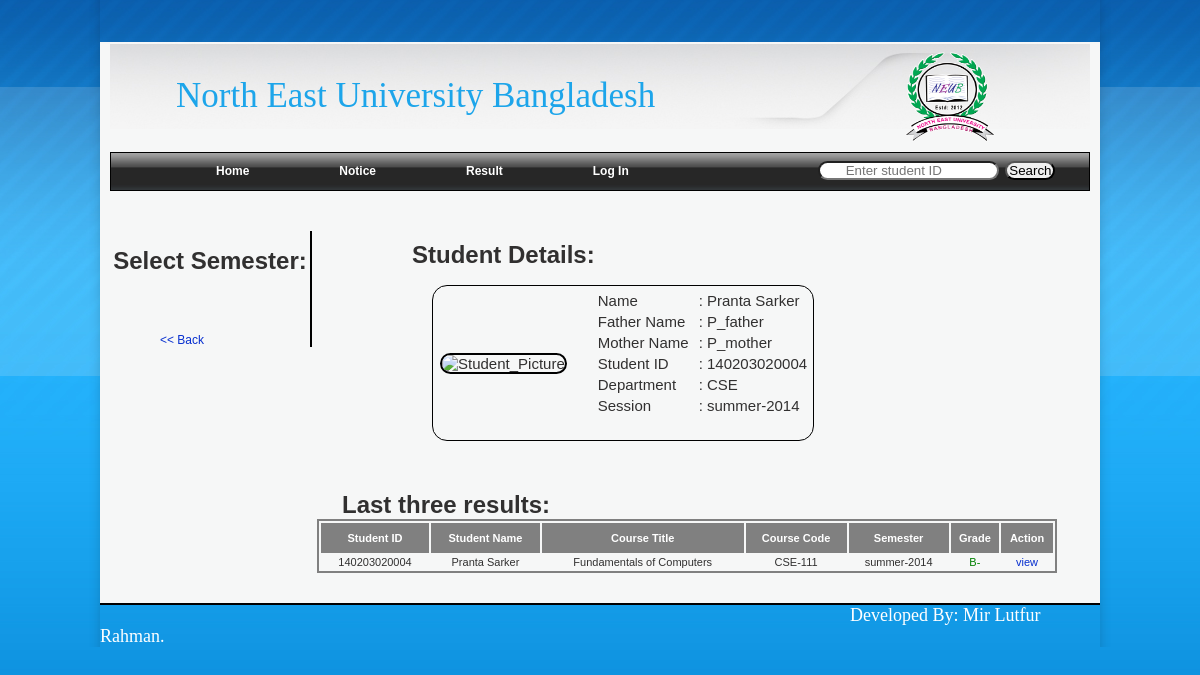
The page /sem_search.php?s_id=140203020004 on the database its author committed.
### tables this page shows
CREATE TABLE IF NOT EXISTS `students` (
  `id` int(11) NOT NULL AUTO_INCREMENT,
  `name` varchar(255) NOT NULL,
  `f_name` varchar(255) NOT NULL,
  `m_name` varchar(255) NOT NULL,
  `contact` varchar(255) NOT NULL,
  `email` varchar(255) NOT NULL,
  `address` varchar(255) NOT NULL,
  `s_id` varchar(255) NOT NULL,
  `admission_semester` enum('spring','summer','fall') NOT NULL,
  `admission_year` year(4) NOT NULL,
  `status` enum('active','inactive') NOT NULL,
  `picture` varchar(255) NOT NULL,
  `blood_group` enum('A (+ve)','A (-ve)','B (+ve)','B (-ve)','O (+ve)','O (-ve)','AB (+ve)','AB (-ve)','') NOT NULL,
  `dept_id` varchar(255) NOT NULL,
  PRIMARY KEY (`id`)
);

CREATE TABLE IF NOT EXISTS `dept` (
  `id` int(11) NOT NULL AUTO_INCREMENT,
  `title` varchar(255) NOT NULL,
  `status` enum('active','inactive') NOT NULL,
  PRIMARY KEY (`id`)
);

CREATE TABLE IF NOT EXISTS `result` (
  `id` int(11) NOT NULL AUTO_INCREMENT,
  `s_id` varchar(255) NOT NULL,
  `t_id` varchar(255) NOT NULL,
  `course_id` varchar(255) NOT NULL,
  `dept_id` varchar(255) NOT NULL,
  `marks` varchar(255) NOT NULL,
  `grade` enum('A+','A','A-','B+','B','B-','C+','C','D','F') NOT NULL,
  `cgpa` float NOT NULL,
  `semester` varchar(255) NOT NULL,
  `year` varchar(255) NOT NULL,
  `course_status` enum('retake-for-improve','retake-for-pass','newly-taken') NOT NULL,
  `status` enum('active','inactive') NOT NULL,
  PRIMARY KEY (`id`)
);

CREATE TABLE IF NOT EXISTS `course` (
  `id` int(11) NOT NULL AUTO_INCREMENT,
  `course_title` varchar(255) NOT NULL,
  `course_code` varchar(255) NOT NULL,
  `credit` float NOT NULL,
  `dept_id` varchar(255) NOT NULL,
  `status` enum('active','inactive') NOT NULL,
  PRIMARY KEY (`id`)
);

### sem_search.php (the view, shortened to what this page needs)
<?php include("include/header.php");include("include/connection.php"); ?>
<div class="content">
<div style="width:200px;float:left;margin-top:40px;border-right:2px solid black;">
<h1>Select Semester:</h1>
	<a href="search.php?s_id=<?php echo $_REQUEST['s_id']?>" style="float:left;margin-left:50px;"> << Back</a>
</div>
<div style="border:0px solid black;width:750px;float:left;">
		<h1 style="margin-top:50px;text-align:left;margin-left:100px;">Student Details: </h1>
	<table style="margin-left:120px;border:1px solid black;border-radius:15px;font-size:15px;">
		<tr height="150">
			<td valign="top"></td>
			<td><?php include("include/connection.php");
					  $s_sql="select * from students where s_id='$_REQUEST[s_id]' ";
					  $s_res=mysql_query($s_sql);
					  $s_arr=mysql_fetch_array($s_res);
				?>
				<img src="images/students/<?php echo $s_arr['picture']; ?>" alt="Student_Picture" height="145" width="120" style="border-radius:20px;border:2px solid black;"></td>
				<td style="width:20px;"></td>
				<td valign="top" style="text-align:left;">
					<table>
					<tr>
						<td> Name</td>
					</tr>
					<tr>
						<td> Father Name</td>
					</tr>
					<tr>
						<td> Mother Name</td>
					</tr>
					<tr>
						<td> Student ID</td>
					</tr>
					<tr>
						<td> Department</td>
					</tr>
					<tr>
						<td> Session</td>
					</tr>
					</table>
				</td>
				<td valign="top" style="text-align:left;">
					<table>
					<tr>
						<td>: <?php echo $s_arr['name']; ?></td>
					</tr>
					<tr>
						<td>: <?php echo $s_arr['f_name']; ?></td>
					</tr>
					<tr>
						<td>: <?php echo $s_arr['m_name']; ?></td>
					</tr>
					<tr>
						<td>: <?php echo $s_arr['s_id']; ?></td>
					</tr>
					<tr>
						<td>: <?php $d_sql="select * from dept where id='$s_arr[dept_id]' ";
					  $d_res=mysql_query($d_sql);
					  $d_arr=mysql_fetch_array($d_res);
					  echo $d_arr['title'];
					  ?>
					  </td>
					</tr>
					<tr>
						<td>: <?php echo $s_arr['admission_semester'];echo "-"; echo  $s_arr['admission_year'];?></td>
					</tr>
					</table>
				</td>
		</tr>
		</table>
		<h1 style="margin-top:50px;float:left;margin-left:30px;margin-bottom:0px;"> Last three results:</h1>
 <table width="740px" style="border: 2px solid gray;margin-bottom:20px;font-size:11px;" align="center" >
		<tr style="background:gray;color:white;height:30px;text-align:center;">
		<td><b>Student ID</b></td>
		<td><b>Student Name</b></td>
		<td><b>Course Title</b></td>
		<td><b>Course Code</b></td>
		<td><b>Semester</b></td>
		<td><b>Grade</b></td>
		<td><b>Action</b></td>
		</tr>
		<?php
		$r_sql="select * from result where s_id='$_REQUEST[s_id]' AND status='active' order by id desc ";
		$r_res=mysql_query($r_sql);
		$c=0;
		while($row = mysql_fetch_array($r_res))
		{	if($c==3) break;
		$c++;?>
			<tr style="text-align:center;">
				<td><?php echo $row['s_id']; ?></td>
				<td><?php $s="select * from students where s_id='$row[s_id]' ";
				$r=mysql_query($s);
				$a=mysql_fetch_array($r);
				echo $a['name'];
				?></td>
				<td><?php $s="select * from course where course_code='$row[course_id]' ";
				$r=mysql_query($s);
				$a=mysql_fetch_array($r);
				echo $a['course_title'];
				?></td>
				<td><?php echo $row['course_id']; ?></td>
				<td><?php echo $row['semester'];echo"-";echo $row['year']; ?></td>
				<td><?php if($row['grade']=="F"){	echo '<font color="red">'; echo $row['grade'];echo '</font>';}
							else {	echo '<font color="green">';echo $row['grade']; echo'</font>';}?></td>
				<td><a href="sea_res_view.php?id=<?php echo $row['id'];?>&ids=<?php echo $_REQUEST['s_id'];?>">view</a> </td>
			</tr>
		<?php
		}
		?>
		</table>
</div>
</div>
<?php include("include/footer.php"); ?>

### css/style.css (style rules this page uses)
body { font-family: Arial, Helvetica, sans-serif; font-size: 12px; color: #313030; background-color: #027fcf; background-image: url(../images/top-rept.jpg); background-repeat: repeat-x; background-position: left top; margin: 0px; }
a { color: #072FCF; text-decoration: none; }
.content { background-image: url(../images/body-rept.jpg); background-repeat: repeat-x; background-position: left top; width: 980px; text-align: center; }

### rows shown on the page
students: name "Pranta Sarker", f_name "P_father", m_name "P_mother", s "140203020004", admission_semester "summer", admission_year "2014"
dept: title "CSE"
result: s "140203020004", students.name "Pranta Sarker", course.course_title "Fundamentals of Computers", course "CSE-111", semester "summer", year "2014", grade "B-"
